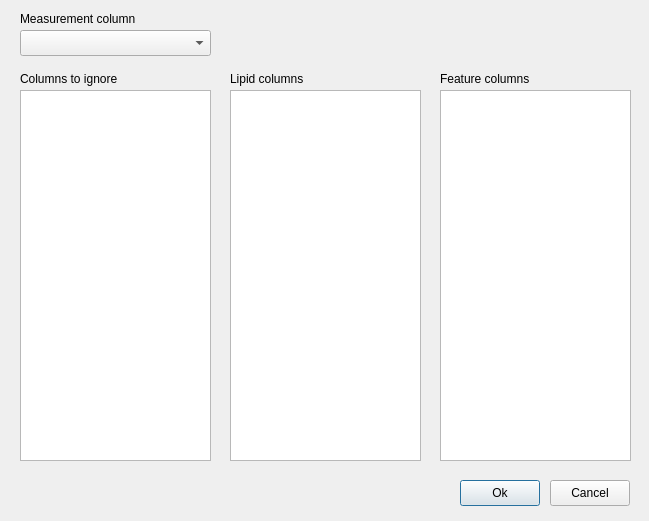
<?xml version="1.0" encoding="UTF-8"?>
<ui version="4.0">
 <class>ImportDataTable</class>
 <widget class="QDialog" name="ImportDataTable">
  <property name="geometry">
   <rect>
    <x>0</x>
    <y>0</y>
    <width>649</width>
    <height>521</height>
   </rect>
  </property>
  <property name="windowTitle">
   <string>Dialog</string>
  </property>
  <widget class="QListWidget" name="ignoreListWidget">
   <property name="geometry">
    <rect>
     <x>20</x>
     <y>90</y>
     <width>191</width>
     <height>371</height>
    </rect>
   </property>
  </widget>
  <widget class="QListWidget" name="lipidListWidget">
   <property name="geometry">
    <rect>
     <x>230</x>
     <y>90</y>
     <width>191</width>
     <height>371</height>
    </rect>
   </property>
  </widget>
  <widget class="QListWidget" name="featureListWidget">
   <property name="geometry">
    <rect>
     <x>440</x>
     <y>90</y>
     <width>191</width>
     <height>371</height>
    </rect>
   </property>
  </widget>
  <widget class="QPushButton" name="okButton">
   <property name="geometry">
    <rect>
     <x>460</x>
     <y>480</y>
     <width>80</width>
     <height>26</height>
    </rect>
   </property>
   <property name="text">
    <string>Ok</string>
   </property>
  </widget>
  <widget class="QPushButton" name="cancelButton">
   <property name="geometry">
    <rect>
     <x>550</x>
     <y>480</y>
     <width>80</width>
     <height>26</height>
    </rect>
   </property>
   <property name="text">
    <string>Cancel</string>
   </property>
  </widget>
  <widget class="QLabel" name="label">
   <property name="geometry">
    <rect>
     <x>20</x>
     <y>70</y>
     <width>121</width>
     <height>18</height>
    </rect>
   </property>
   <property name="text">
    <string>Columns to ignore</string>
   </property>
  </widget>
  <widget class="QLabel" name="label_2">
   <property name="geometry">
    <rect>
     <x>230</x>
     <y>70</y>
     <width>121</width>
     <height>18</height>
    </rect>
   </property>
   <property name="text">
    <string>Lipid columns</string>
   </property>
  </widget>
  <widget class="QLabel" name="label_3">
   <property name="geometry">
    <rect>
     <x>440</x>
     <y>70</y>
     <width>121</width>
     <height>18</height>
    </rect>
   </property>
   <property name="text">
    <string>Feature columns</string>
   </property>
  </widget>
  <widget class="QComboBox" name="comboBox">
   <property name="geometry">
    <rect>
     <x>20</x>
     <y>30</y>
     <width>191</width>
     <height>26</height>
    </rect>
   </property>
  </widget>
  <widget class="QLabel" name="label_4">
   <property name="geometry">
    <rect>
     <x>20</x>
     <y>10</y>
     <width>161</width>
     <height>18</height>
    </rect>
   </property>
   <property name="text">
    <string>Measurement column</string>
   </property>
  </widget>
 </widget>
 <resources/>
 <connections/>
</ui>
